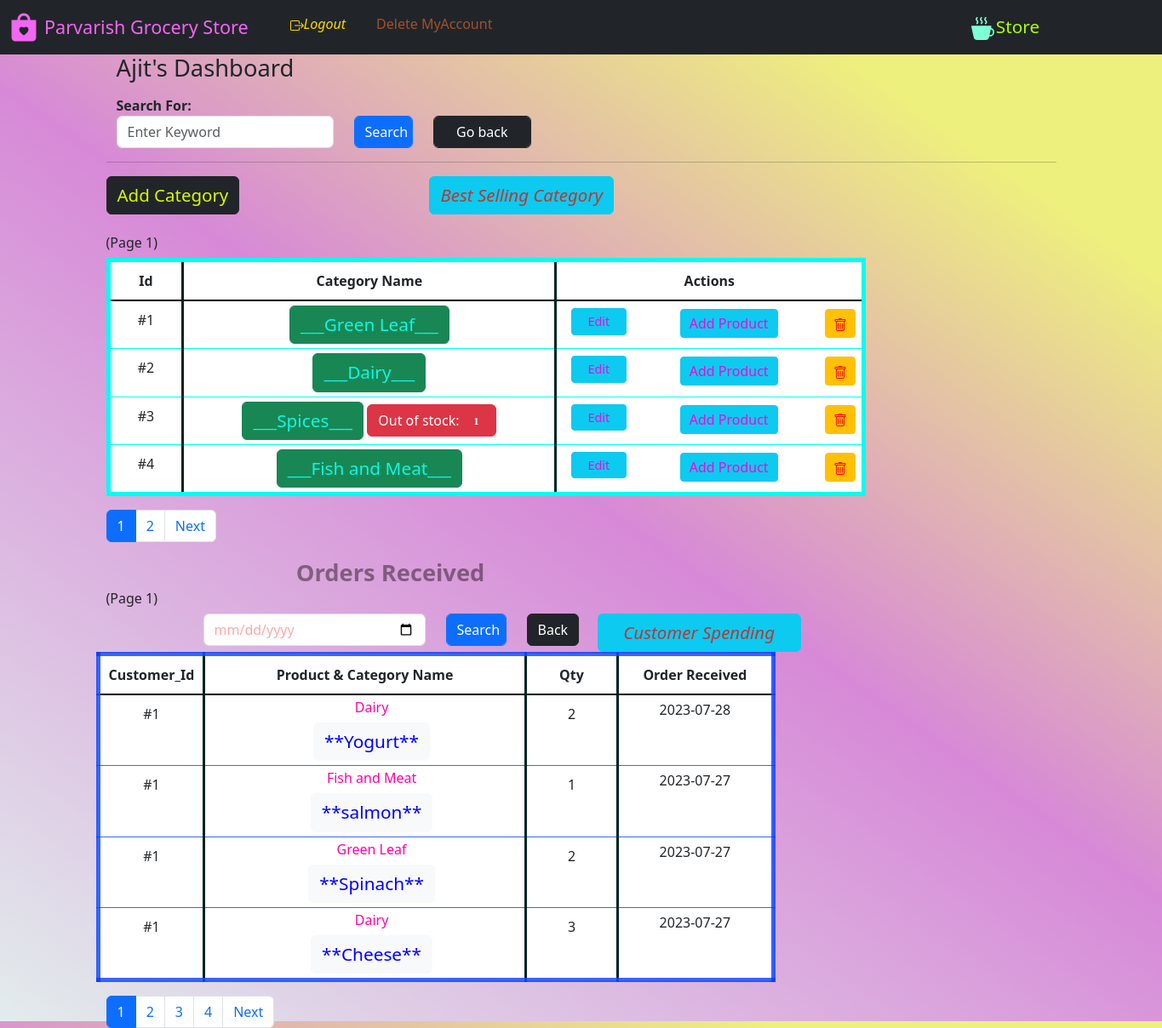
/manager_dash (signed in), run on the app's committed database.
### website/model.py (models this page shows)
class Store(db.Model, UserMixin):
    id = db.Column(db.Integer(), primary_key=True)
    role = db.Column(db.String(), nullable=False)
    email = db.Column(db.String(50), nullable=False, unique=True)
    username = db.Column(db.String(20), nullable=False, unique=False)
    password = db.Column(db.String(200), nullable=False)
    date_added = db.Column(db.Date, default=date.today())
    creates = db.relationship('Category', backref='managedBy')

class Category(db.Model):
    category_Name = db.Column(db.String(), nullable=False, unique=True)
    category_Id = db.Column(db.Integer(), primary_key=True)
    description = db.Column(db.String())
    managedBy_Id = db.Column(db.Integer(), db.ForeignKey('store.id'))
    catalog = db.relationship('Product', backref='parent')

class Ecom(db.Model):
    id = db.Column(db.Integer(), primary_key=True)
    quantity_inCart = db.Column(db.Integer(), nullable=False)
    product_id = db.Column(db.Integer(), db.ForeignKey(
        'product.product_id'))
    customer_id = db.Column(db.Integer(), db.ForeignKey(
        'customer.id'))
    category_name = db.Column(db.String(), nullable=False)
    manager_id = db.Column(db.Integer(), nullable=False)
    product_name = db.Column(db.String(), nullable=False)
    price_perunit = db.Column(db.Integer(), nullable=False)
    date_added = db.Column(db.Date, default=date.today())

### website/views.py (the view, shortened to what this page needs)
@login_required
@Views.route('/manager_dash', methods=["GET", "POST"])
def Dash_manager():
    manager_id = session['id']
    manager = Store.query.get(manager_id)
    list = []
    if os.path.isfile('website/static/BestCategory.png'):
        os.remove('website/static/BestCategory.png')
    pd_1()
    if os.path.isfile('website/static/BestCustomer.png'):
        os.remove('website/static/BestCustomer.png')
    pd_2()
    page_1 = request.args.get('page_1', 1, type=int)
    pagination_1 = Category.query.filter(
        Category.managedBy_Id == manager_id).order_by(
        Category.category_Id).paginate(page=page_1, per_page=4)
    for items in pagination_1:
        n = Category_warning(items.category_Id)
        list.append(n)
    page_2 = request.args.get('page_2', 1, type=int)
    pagination_2 = Ecom.query.filter(Ecom.manager_id == manager_id).order_by(
        Ecom.date_added.desc()).paginate(page=page_2, per_page=4)
    categorie = []
    ord = Category.query.all()
    for item in ord:
        nom = item.category_Name
        categorie.append(nom)
    if request.method == 'POST' and 'cname' in request.form:
        c1 = request.form.get("cname")
        c = Category(category_Name=c1, managedBy_Id=manager_id)
        db.session.add(c)
        db.session.commit()
        return render_template('dash_m.html', categories=pagination_1, name=manager.username, id=manager_id, orders=pagination_2)
    return render_template('dash_m.html', categories=pagination_1, name=manager.username, id=manager_id, orders=pagination_2, list=list)

### website/auth.py (called while the page is built)
@App.login_manager.user_loader
def load_customer(id):
    if id is not None:
        return Customer.query.get(int(id))
    return None

### website/views.py (called while the page is built)
def Category_warning(id):
    category = Category.query.get(id)
    products = category.catalog
    produce = Product.query.filter(Product.category_Id == id).all()
    m = 0
    for pro in produce:
        if pro.stock > 0:
            m += 1
    n = len(produce) - m
    return n

def pd_1():
    Orders_csv = pd.read_csv(Path('website/static', 'orders.csv'))
    Orders_ = pd.DataFrame(Orders_csv)
    Orders_['month'] = Orders_['purchase date'].str[5:7]
    Orders_['month'] = Orders_['month'].astype('int32')
    Orders_['quantity'] = Orders_['quantity'].astype('int32')
    Orders_['price'] = pd.to_numeric(Orders_['price'])
    Orders_['sales'] = Orders_['quantity'] * Orders_['price']
    ola = Orders_.groupby('category').sum()['sales'].reset_index()
    cat = ola.category.tolist()
    sale = ola.sales.tolist()
    plt.bar(cat, sale, color='orange')
    plt.xticks(cat)
    plt.ylabel("Total Revenue (Rs)")
    plt.xlabel("Category Name")
    plt.savefig('website/static/BestCategory.png')
    plt.clf()

def pd_2():
    Orders_csv = pd.read_csv(Path('website/static', 'orders.csv'))
    Orders_ = pd.DataFrame(Orders_csv)
    Orders_['month'] = Orders_['purchase date'].str[5:7]
    Orders_['month'] = Orders_['month'].astype('int32')
    Orders_['quantity'] = Orders_['quantity'].astype('int32')
    Orders_['price'] = pd.to_numeric(Orders_['price'])
    Orders_['sales'] = Orders_['quantity'] * Orders_['price']
    ola2 = Orders_.groupby('customerid').sum()['sales'].reset_index()
    cat2 = ola2.customerid.tolist()
    sale2 = ola2.sales.tolist()
    plt.bar(cat2, sale2, color='orange')
    plt.xticks(cat2)
    plt.ylabel("Total Purchases (Rs)")
    plt.xlabel("Customer Id")
    plt.savefig('website/static/BestCustomer.png')
    plt.clf()

### website/templates/dash_m.html (shortened to what this page needs)
{% extends "base.html" %} {% block title %}Store Admin{% endblock %}{% block
logout %}
<span
              id="logout"
              style="display: block inline-block; width: 600px"
            >
              <span style="margin: auto"
                ><i
                  ><a
                    class="nav-item nav-link"
                    style="float: left; color: rgb(255, 215, 0)"
                    href="/logout"
                    style="display: block; width: 10%; margin-left: 0px"
                    >Logout</a
                  ></i
                ></span
              ><span style="margin: auto"
                ><a
                  class="nav-item nav-link"
                  style="
                    float: left;
                    color: rgb(160, 82, 45);
                    width: 60%;
                    margin-left: 20px;
                  "
                  href="/delete_account"
                  onclick="return confirm('Are you sure you want to delete the account?');"
                  >Delete MyAccount</a
                ></span
              ></span
            >
{% endblock %}{% block cart %}
<span style="margin: auto"
 ><a
   class="nav-item nav-link"
   style="
     float: right;
     color: rgb(174, 255, 0);
     width: 40%;
     font-size: 1.3rem;
     margin-right: 20px;
   "
   href="/store"
   >Store
   </a
></span> {% endblock %} {% block content %}<section>
  <div class="container">
    <div class="row">
      <div class="col-8">
<h5>
  <span style="float: left; font-size: 2vw">{{ name }}'s Dashboard</span>
</h5></div>
<br><br>
<div class="col-6">
  <div class="col-2" ><strong>Search For: </strong></div>
  <form action="{{ url_for('views.Dash_manager') }}" method="POST" autocomplete="off">
    <div class="row">
      <div class="col-6">
        <input type="text" class="form-control" name="search" id="search" placeholder="Enter Keyword" />
      </div>
      <div class="col-2" align="left">
        <input type="submit" class="form-control btn btn-primary" value="Search"  />
      </div>
      <div class="col-3" align="left"><a href="{{ url_for('views.Dash_manager') }}">
        <input type="submit" class="form-control btn btn-dark" value="Go back"  /> </a>
      </div>
    </div>
  </form>
</div>
</div>
</div>
<hr /></section>
<section>
<div>
  {% if categories.items|length == 0 %}
  <div class="alert alert-warning" role="alert">
    <p>None Categories Found, Not Added yet.</p>
    Press
    <button type="button" class="btn btn-dark btn-sm">
      <a
        href="{{url_for('views.Add_category')}}"
        class="alert-link;text-decoration: none;"
        style="
          /* background-color: green; */
          color: rgb(153, 43, 226);
          padding: 10px 10px; text-decoration: none;
        "
        >'Add Category'</a
      >
    </button>
    to add a new category
  </div>
  {% else %}
  <span style="float: left"
  >
    <a class="btn btn-dark"
      style="color: rgb(216, 249, 1); font-size: 1.5vw;text-decoration: none;"
      href="{{url_for('views.Add_category')}}"
      >Add Category</a
    >
  </span
><button type="button" class="btn btn-info" style="margin-left: 20%;color: rgba(227, 21, 7, 0.809); font-size: 1.5vw;text-decoration: none;" data-toggle="modal" data-target="#exampleModalCenter">
  <em>Best Selling Category</em>
</button>
<br>
<br>
<h6>(Page {{ categories.page }})</h6>
  <table class="table table-hover"
    style="
      border: 5px solid rgb(0, 255, 242);
      /* background-color: #96d4d4; */
      width: 80%;
    "
  ><thead class="thead-dark">
    <tr align="center" style="border-bottom: 2px solid black">
      <th
        style="
          padding: 10px 10px;
          width: 10%;
          border-right: 3px solid rgb(3, 33, 31);
        "
      >
        Id
      </th>
      <th
        style="
          border-right: 3px solid rgb(3, 33, 31);
          padding: 10px 10px;
          width: 35%;
        "
      >
        Category Name
      </th>
      <th style=" padding: 10px 10px; width: 45%" colspan="3">
        Actions
      </th>
    </tr></thead>
    <tbody>
    {% for variety in categories.items %}
    <tr align="center" style="width: 100%">
      <td style="padding: 10px; border-right: 3px solid rgb(3, 33, 31)">
        #{{ variety.category_Id }}
      </td>
      <td
        style="width: 50%; padding: 5px; border-right: 3px solid rgb(3, 33, 31)"
      >
        <a class="btn btn-success"
            style="color: rgb(16, 246, 227);text-decoration: none;font-size: 1.3em"
            href="/manager_dash/category_catalog/{{ variety.category_Id }}"
            >___{{ variety.category_Name }}___</a
          ></button>{% if list[loop.index-1] > 0 %}
          <span><button type="button" STYLE="font-family:'Verdana',margin-left = 5px;"class="btn btn-danger">
            Out of stock: <span STYLE="font-family:'Verdana';margin-left : 5px" class="badge ">{{ list[loop.index-1] }}</span>
          </button></span>{% else %}<span></span>{% endif %}
      </td>
      <td >
        <a class="btn btn-info btn-sm" style="width:80%;color:rgb(246, 5, 218);font-size: 0.9em"  href="{{ url_for('views.Update_category', id = variety.category_Id)}}"
          >Edit</a
        >
      </td>
      <td  >
        <strong><a class="btn btn-info btn-sm" style="width:60%;color:rgb(246, 5, 218);font-size: 1em;margin:1px" href="/manager_dash/category_create/{{ variety.category_Id }}" style="text-decoration: none;"
          >Add Product</a
        ></strong>
      </td>
      <td >
      <strong><a class="btn btn-warning btn-sm"  onclick="return confirm('Are you sure to delete?')" style="width:100%; color: red;text-decoration: none;font-size: 1em;margin:1px" href="/manager_dash/delete_category/{{ variety.category_Id }}"></a></strong></button>
      </td></tr>
    </tr></tbody>
    {% endfor %}
  </table>
  <nav aria-label="...">
    <ul class="pagination">
      {% for number in categories.iter_pages() %}
          {% if categories.page != number %}
             <li class="page-item "><a class="page-link" href="{{ url_for('views.Dash_manager', page_1=number) }}">{{ number }}</a></li>
      {% else %}
        <li class="page-item ">
          <a class="page-link active" href="{{ url_for('views.Dash_manager', page_1=categories.page) }}">{{ categories.page }}</a>
      </li>
  {% endif %}
  {% endfor %}
  {% if categories.has_next %}
      <li class="page-item">
        <a class="page-link" href="{{ url_for('views.Dash_manager', page_1=categories.next_num) }}">Next</a>
      </li>
      {% endif %}
    </ul>
  </nav>
  {% endif %}
</div></section>
<section>
  <strong><span class="text-center" style="font-size:2vw;margin-left:20%;color:rgba(10, 0, 3, 0.426)">Orders Received</span></strong>
  <div class="col-1" > <h6>(Page {{ orders.page }})</h6> </div><span>
    <form action="{{ url_for('views.Dash_manager') }}" method="POST" autocomplete="off">
      <div class="row" >
        <div class="col-3" style="margin-left:10%">
          <input type="date" style="color:rgb(251, 169, 169);" value="None"class="form-control" name="date" id="date" placeholder="Enter Date" />
        </div>
        <div class="col-1" >
          <input type="submit" class="form-control btn btn-primary" value="Search"  />
        </div>
        <div class="col-1" style="margin-left:0%"align="left"><button type="submit" class="btn btn-dark" formaction="{{ url_for('views.Dash_manager')}}">
          Back </button>
        </div></form>
        <button type="button" class="btn btn-info" style="width: 21%;margin-left: 0%;color: rgba(227, 21, 7, 0.809); font-size: 1.5vw;text-decoration: none;" data-toggle="modal" data-target="#exampleModalCenter1">
          <em>Customer Spending</em>
        </button>
        </span>
  <table class="table table-hover"
    style="
      border: 5px solid rgba(0, 60, 255, 0.781);
      /* background-color: #96d4d4; */
      width: 70%;
    "
  ><thead class="thead-dark">
    <tr align="center" style="border-bottom: 2px solid black">
      <th
        style="
          padding: 10px 10px;
          width: 10%;
          border-right: 3px solid rgb(3, 33, 31);
        "
      >
        Customer_Id
      </th>
      <th
        style="
          border-right: 3px solid rgb(3, 33, 31);
          padding: 10px 10px;
          width: 45%;
        " colspan="2"
      >
        Product & Category Name
    </th>
    <th
        style="
          border-right: 3px solid rgb(3, 33, 31);
          padding: 10px 10px;
          width: 15%;
        "
      >
        Qty
    </th>
      <th style=" border-right: 3px solid rgb(3, 33, 31);padding: 10px 10px; width: 25%">
        Order Received
      </th>
    </tr></thead>
    <tbody>
    {% for record in orders.items %}
    <tr align="center" style="width: 100%">
      <td style="padding: 10px; border-right: 3px solid rgb(3, 33, 31)">
        #{{ record.customer_id }}
      </td>
      <td
      ><span>
        <td style="width: 50%; padding: 5px; border-right: 3px solid rgb(3, 33, 31)"><small style="color:#0000ff" class="text-muted"><h6 style="color:rgb(255, 0, 170)" class="font-weight-light" >{{ record.category_name}}</h6></small>
          <a class="btn btn-light"
            style="color: #0000ff;text-decoration: none;font-size: 1.3em"
            href=""
            >**{{ record.product_name }}**</a
          ></span></button></td>
      <td style="padding: 10px; border-right: 3px solid rgb(3, 33, 31)">
        {{ record.quantity_inCart }}
      </td>
      <td  style="width: 50%; padding: 5px; border-right: 3px solid rgb(3, 33, 31)">{{ record.date_added }}
      </td>
      </tr>
  </tbody>
    {% endfor %}
  </table></div></section>
<nav aria-label="...">
  <ul class="pagination">
    {% for number in orders.iter_pages() %}
        {% if orders.page != number %}
           <li class="page-item "><a class="page-link" href="{{ url_for('views.Dash_manager', page_2=number) }}">{{ number }}</a></li>
    {% else %}
      <li class="page-item ">
        <a class="page-link active" href="{{ url_for('views.Dash_manager', page_2=orders.page) }}">{{ orders.page }}</a>
    </li>
{% endif %}
{% endfor %}
{% if orders.has_next %}
    <li class="page-item">
      <a class="page-link" href="{{ url_for('views.Dash_manager', page_2=orders.next_num) }}">Next</a>
    </li>
    {% endif %}
  </ul>
</nav>
{% endblock %}

### website/templates/base.html (style rules this page uses)
html { scroll-behavior: smooth; }
body { height: 1200px; background: linear-gradient( 35deg, #e2ecec 0%, #d789d7 51%, #eef07d 85% ); }

### data on the page
Store: username "Ajit"
Category: category_Id "1", category_Name "Green Leaf"
Category: category_Id "2", category_Name "Dairy"
Category: category_Id "3", category_Name "Spices", managedBy_Id "1"
Category: category_Id "4", category_Name "Fish and Meat"
Ecom: customer_id "1", category_name "Dairy", product_name "Yogurt", quantity_inCart "2", date_added "2023-07-28"
Ecom: customer_id "1", category_name "Fish and Meat", product_name "salmon", quantity_inCart "1", date_added "2023-07-27"
Ecom: customer_id "1", category_name "Green Leaf", product_name "Spinach", quantity_inCart "2", date_added "2023-07-27"
Ecom: customer_id "1", category_name "Dairy", product_name "Cheese", quantity_inCart "3", date_added "2023-07-27"

### other printed values
{{ categories.page }} "1"
{{ number }} "2"
{{ orders.page }} "1"
{{ number }} "2" "3" "4"
